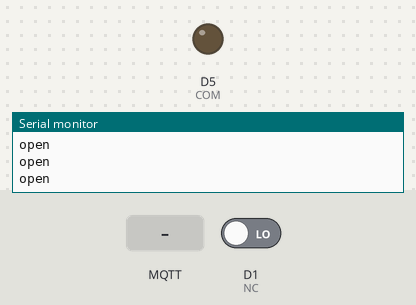
Recording of a sketch running on a simulated ESP8266 (Wemos D1 mini). Parts: output pins drawn as LEDs (lit = HIGH), the last lines printed to the serial monitor. Inputs (shaded band) come from the test bench; at power-on: D1 (NC) LOW. WiFi joins after 1.5 s; servers stay silent unless stated; no MQTT or app messages arrive unless stated.

Above: at 3.2 s.
3.3 s: MQTT message "c" arrives on the first subscribed topic
At 5.2 s:
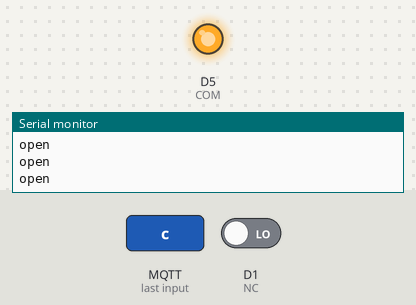
5.5 s: D1 (NC) driven HIGH
8.5 s: MQTT message "o" arrives on the first subscribed topic
10.5 s: MQTT message "p" arrives on the first subscribed topic
Timing chart, 0 to 13.5 s (numbered marks = the images above; inputs shaded):
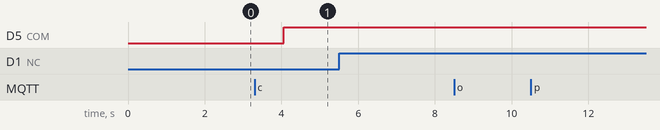

Measured:
- after the input at 3.3 s, D5 (COM): LOW → HIGH after 0.76 s

The sketch:

GarageOpener.ino
```cpp
#include <PubSubClient.h>
#include <ESP8266WiFi.h>
#include <WiFiClient.h>

// #### LED Pin Setup #### //
int NO = D8;
int COM = D5;
int NC = D1;

// #### MQTT Server connection Setup - Raspberry Pi Broker #### //
char* mqtt_server = "192.168.43.40";
int mqtt_port = 1883;
char* topic = "GarageOpener";
char* state = " ";

WiFiClient Wifi;            //Setup Wifi object
PubSubClient client(Wifi);  //Object that gives you all the MQTT functionality, access objects in PubSubClient Library

// ##### Wifi Connection Setup #### //
char WifiName[] = "Verizon-SM-G935V";            //SSID
char Password[] = "password";

void Msg_rcv(char* topic, byte* payload, unsigned int length){     //Unsigned int = Positive numbers (more range)
  Serial.print ("payload is ");
  Serial.println((char)payload[0]);
  if ((char) payload[0] == 'o'){
    if ((char) payload[1] == 'p'){
      digitalWrite(COM,LOW);
      Serial.println("COM port is LOW");
     }
    }
  if ((char) payload[0] == 'c'){
    digitalWrite(COM,HIGH);
    Serial.println("COM port is HIGH");
  }
}

void setup() {
  // put your setup code here, to run once:
  pinMode (COM, OUTPUT);               //INPUT_PULLUP, Pin is high (3.3V) until low
  pinMode (NO, INPUT);
  pinMode (NC, INPUT);
  digitalWrite(COM,LOW);
  Serial.begin(9600);       //Begin serial monitor

  client.setServer(mqtt_server, mqtt_port);
  client.setCallback(Msg_rcv);                   //Send payload to function (Msg_rcv)

  // ### Begin Connection to Wifi ### //
  WiFi.begin(WifiName,Password);
  while (WiFi.status() !=WL_CONNECTED){          //If not connected to Wifi, delay until connected
    delay (2000);
    Serial.println("Finding a Connection...");
  }

  Serial.println("Connection Started");         //Begin Connection to Wifi
  Serial.print("IP Address: ");
  Serial.println(WiFi.localIP());               //IP assigned to Server by host wifi

  while(!client.connect("Garage_Opener")){          //LED_board is name of Wemos/arduino connected to code. Waiting to connect to Broker.
    Serial.println("Finding a Connection...");
  }
  client.subscribe(topic);
}

void loop() {
  // put your main code here, to run repeatedly:
  client.loop();
  if(!client.connected()){
    client.connect("GarageOpener");
  }
   if (digitalRead(NC) == HIGH){
    state = "close";
    Serial.println(state);
  }
  else if (digitalRead(NC) == LOW){
    state = "open";
    Serial.println(state);

  }
  //client.publish(topic, state);
  Serial.println(state);
  delay(1000);
}
```
